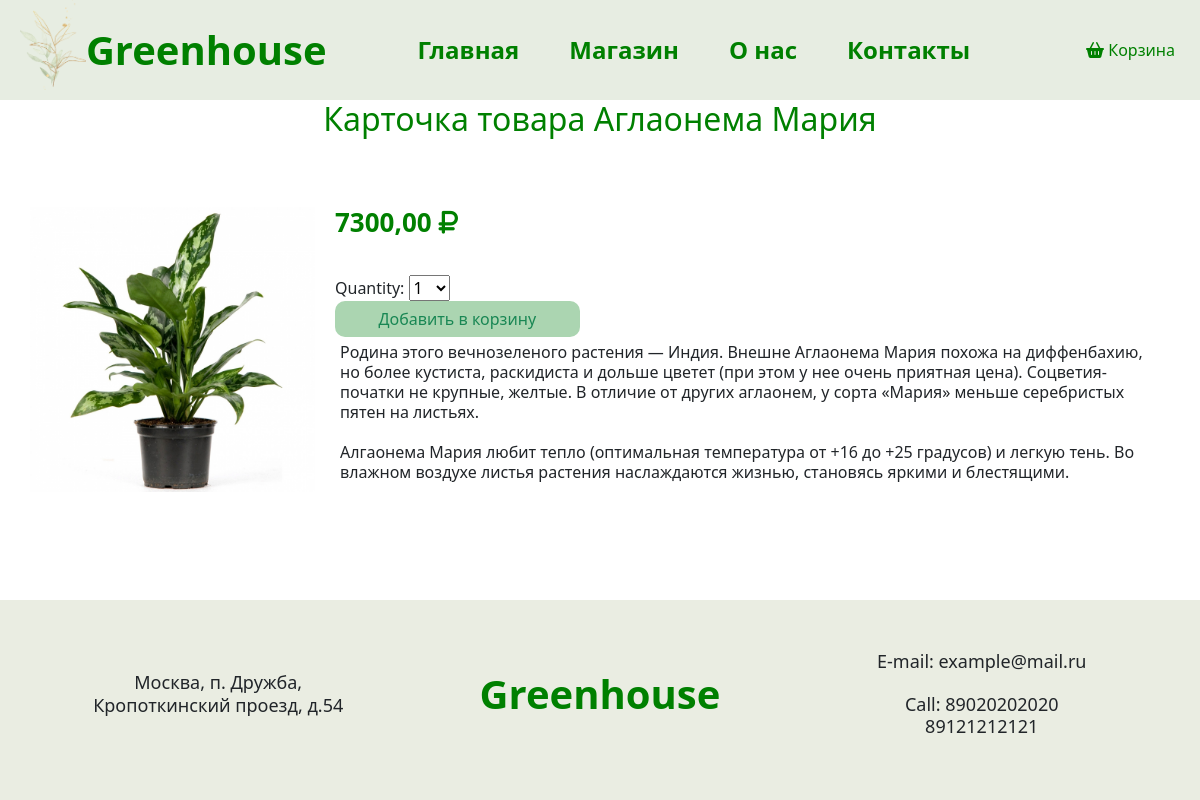
The app's page /products/8/ with its own data.
### products/models.py (models this page shows, shortened)
class Product(models.Model):
    image = models.ImageField(upload_to='media/img', null=True, blank=True)
    title = models.CharField('Наименование', max_length=50)
    full_text = models.TextField('Описание', max_length=50)
    price = models.DecimalField('Стоимость', decimal_places=2, max_digits=10, default=0)
    class Meta:
        verbose_name = 'Товар'
        verbose_name_plural = 'Товары'

### products/views.py (the view)
# urls.py: path('<int:pk>/', views.product_detail, name='product_detail')
def product_detail(request, pk):
    product = get_object_or_404(Product, pk=pk)
    cart_product_form = CartAddProductForm()
    return render(request, 'products/details.html', {'product': product, 'cart_product_form': cart_product_form})

### cart/forms.py
class CartAddProductForm(forms.Form):
    quantity = forms.TypedChoiceField(choices=PRODUCT_QUANTITY_CHOICES, coerce=int)
    override = forms.BooleanField(required=False, initial=False, widget=forms.HiddenInput)

### products/templates/products/details.html (shortened to what this page needs)
{% extends 'main/layout.html' %}
{% block content %}
    <h2>Карточка товара {{ product.title }}</h2>
    <div class="prod-detail">
        <img src="{{ product.image.url }}">
        <div class="cart-detail">
            <p class="price">{{ product.price }} <i class="fa-solid fa-ruble-sign" style="color: green;"></i></p>
            <form action="{% url 'cart:cart_add' product.id %}" method="post" class="form_quentity">
                {{ cart_product_form }}
                <input type="submit" class="btn btn-outline-success" value="Добавить в корзину">
            </form>
            <p class="prod_medium">{{ product.full_text|linebreaksbr }}</p>
        </div>
    </div>
{% endblock %}

### main/static/main/css/main.css (style rules this page uses)
* { box-sizing: border-box; }
html, body { height: auto; margin: 0px; padding: 0px; }
p { text-align: center; padding-top: 30px; padding-bottom: 20px; font-size: 40px; line-height: 1.25; }
.prod_medium { font-size: 16px; text-align: left; padding: 5px; }
.prod-detail { padding: 15px; display: flex; justify-content: space-between; padding: 30px; }
.prod-detail img { max-width: 25%; max-height: 350px; margin: auto; }
.cart-detail { width: 75%; padding: 20px; margin: auto; }
.price { font-size: 26px; text-align: left; padding-top: 10px; font-weight: 500; font-weight: 700; color: green; }
h2 { text-align: center; color: green; }

### main/static/main/css/cart.css (style rules this page uses)
input[type="submit"] { border-radius: 10px; background-color: #abd5b1; border: 1px; width: 30%; }

### records on screen
Product: title "Аглаонема Мария", image (picture), price "7300,00", full_text "Родина этого вечнозеленого растения — Индия. Внешне Аглаонема Мария похожа на диффенбахию, но более кустиста, раскидиста и дольше цветет (при этом у нее очень приятная цена). Соцветия-початки не крупные, желтые. В отличие от других аглаонем, у сорта «Мария» меньше серебристых пятен на листьях. Алгаонема Мария любит тепло (оптимальная температура от +16 до +25 градусов) и легкую тень. Во влажном воздухе листья растения наслаждаются жизнью, становясь яркими и блестящими."
